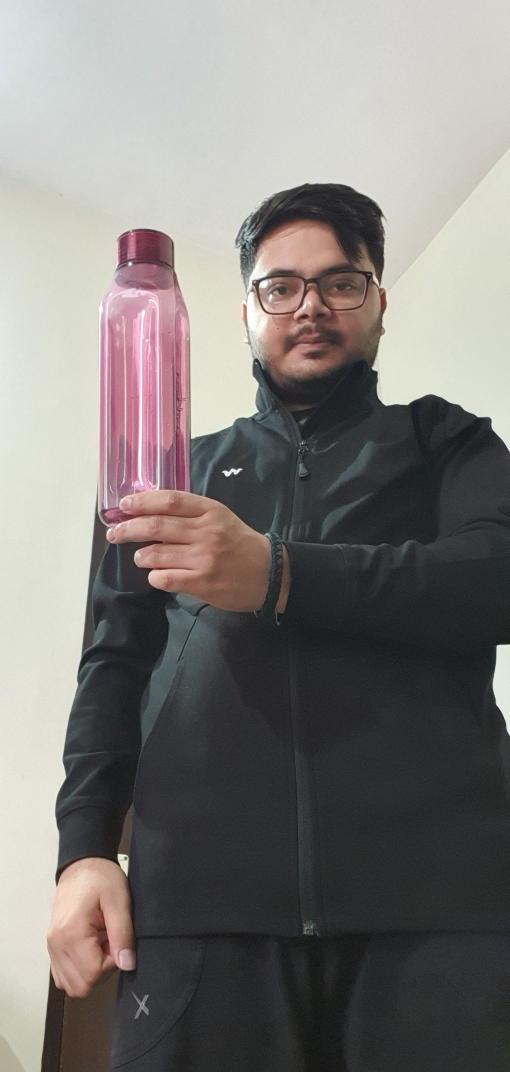
#> input picture Part_1-OpenCV_Yolo/my_bottle.jpg, 1528 x 3216 px (shown at 1/3 size)
$ jupyter execute --allow-errors Yolo_with_OpenCV.ipynb   (shell and % lines are left out)
#> lines starting #> are read from the running program, lines starting #| are printed output that depends on the picture
[](https://githubtocolab.com/devdastl/EVA-8_Phase-1_Assignment-12/blob/main/Part_1-OpenCV_Yolo/Yolo_with_OpenCV.ipynb)

[cell 1]
import cv2
import numpy as np

import matplotlib.pyplot as plt
from PIL import Image

import os
import wget

[cell 2]
# check if yolov3 weights file already exists
if not os.path.exists('yolov3.weights'):
    # download yolov3 weights
    url = 'https://pjreddie.com/media/files/yolov3.weights'
    wget.download(url, 'yolov3.weights')
#> (this line was passed over: the network is not available in this run)

# check if yolov3 config file already exists
if not os.path.exists('yolov3.cfg'):
    # download yolov3 config file
    url = 'https://raw.githubusercontent.com/pjreddie/darknet/master/cfg/yolov3.cfg'
    wget.download(url, 'yolov3.cfg')
#> (this line was passed over: the network is not available in this run)

# check if COCO dataset names file already exists
if not os.path.exists('coco.names'):
    # download COCO dataset names
    url = 'https://raw.githubusercontent.com/pjreddie/darknet/master/data/coco.names'
    wget.download(url, 'coco.names')
#> (this line was passed over: the network is not available in this run)

#> (a cell that did not finish here is left out)

[cell 4]
# Loading image
img = cv2.imread("my_bottle.jpg")
#> img is the input picture: shape (3216, 1528, 3); mean B, G, R 120.8, 123.6, 126.9
img = cv2.resize(img, None, fx=0.4, fy=0.4)
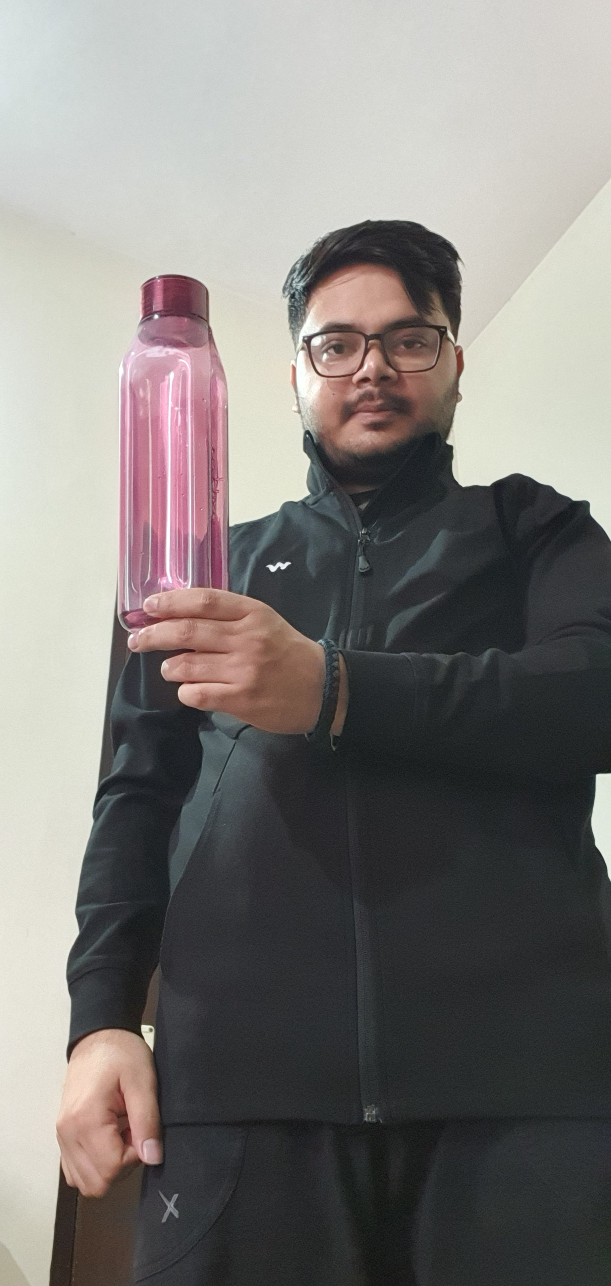
#> img: shape (1286, 611, 3); mean B, G, R 120.7, 123.6, 126.8
height, width, channels = img.shape
#> height = 1286; width = 611; channels = 3

[cell 5]
# Detecting objects
blob = cv2.dnn.blobFromImage(img, 0.00392, (416, 416), (0, 0, 0), True, crop=False)
#> (the rest of this cell did not finish here and is left out)

[cell 6]
# Showing informations on the screen
class_ids = []
confidences = []
boxes = []
#> (the rest of this cell did not finish here and is left out)

[cell 7]
indexes = cv2.dnn.NMSBoxes(boxes, confidences, 0.5, 0.4)

[cell 8]
font = cv2.FONT_HERSHEY_PLAIN
for i in range(len(boxes)):
    if i in indexes:
        x, y, w, h = boxes[i]
        label = str(classes[class_ids[i]])
        color = colors[i]
        cv2.rectangle(img, (x, y), (x + w, y + h), color, 2)
        cv2.putText(img, label, (x, y + 30), font, 3, color, 3)

cv2.imwrite("image_out.jpg", img)
bgr_img = cv2.cvtColor(img, cv2.COLOR_RGB2BGR)
imgplot = plt.imshow(bgr_img)
